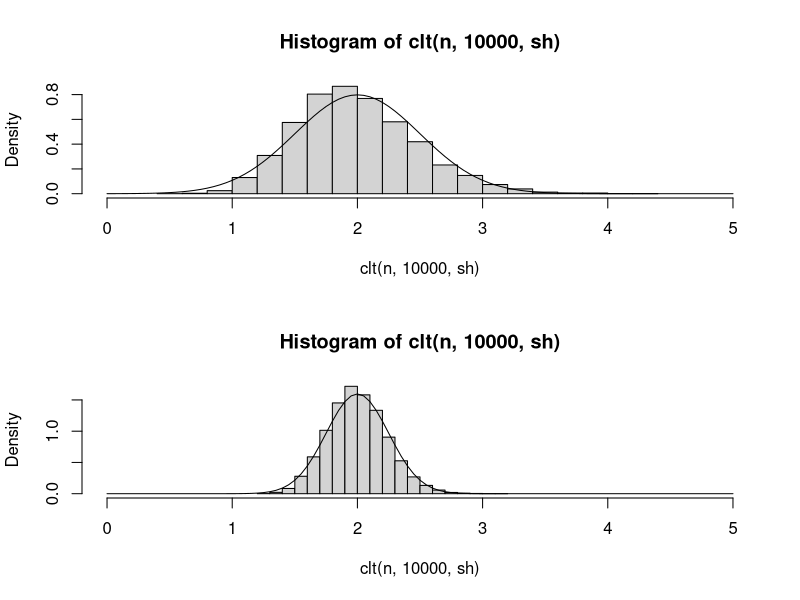

The R source for this figure:
#central limit thereom visualization - for final portfolio

clt <- function(n, numSamples, sh) {
  samples <- rep(0, numSamples)
  for (i in 1:numSamples) {
    xbar <- mean( rgamma(n, shape = sh) )
    samples[i] <- xbar
  }
  return(samples)
}

par(mfrow = c(2,1))

n <- 9
sh <- 2.0
sigma <- 2.0
hist(clt(n, 10000, sh), freq = FALSE, xlim = c(0,5))
curve(dnorm(x, sh, 1/2), add = TRUE)

n <- 36
hist(clt(n, 10000, sh), freq = FALSE, xlim = c(0,5))
curve(dnorm(x, sh, 1/4), add = TRUE)